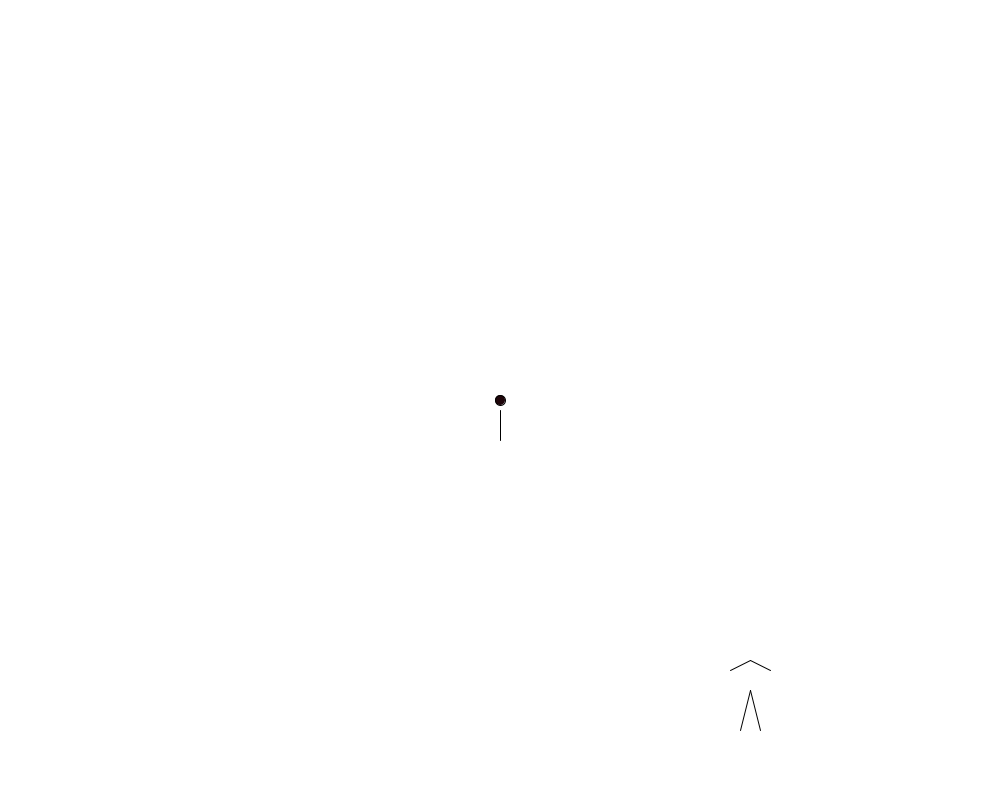
Frame 1 (no input)
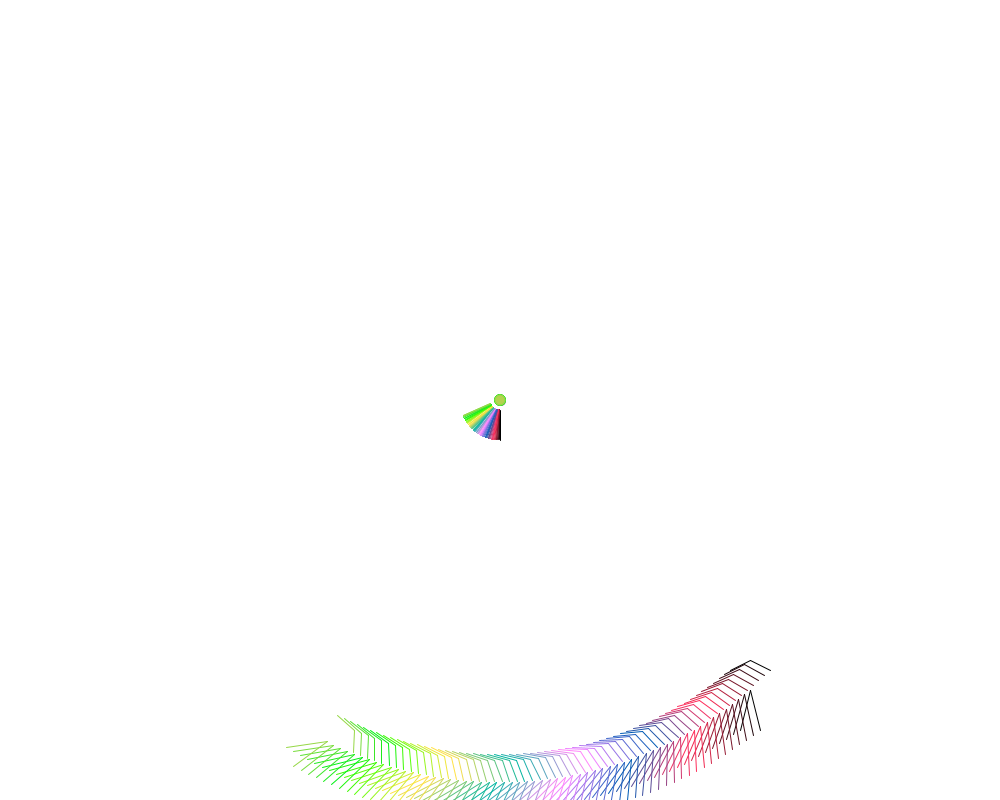
Frame 60 (the mouse pressed at the canvas centre just before this capture)
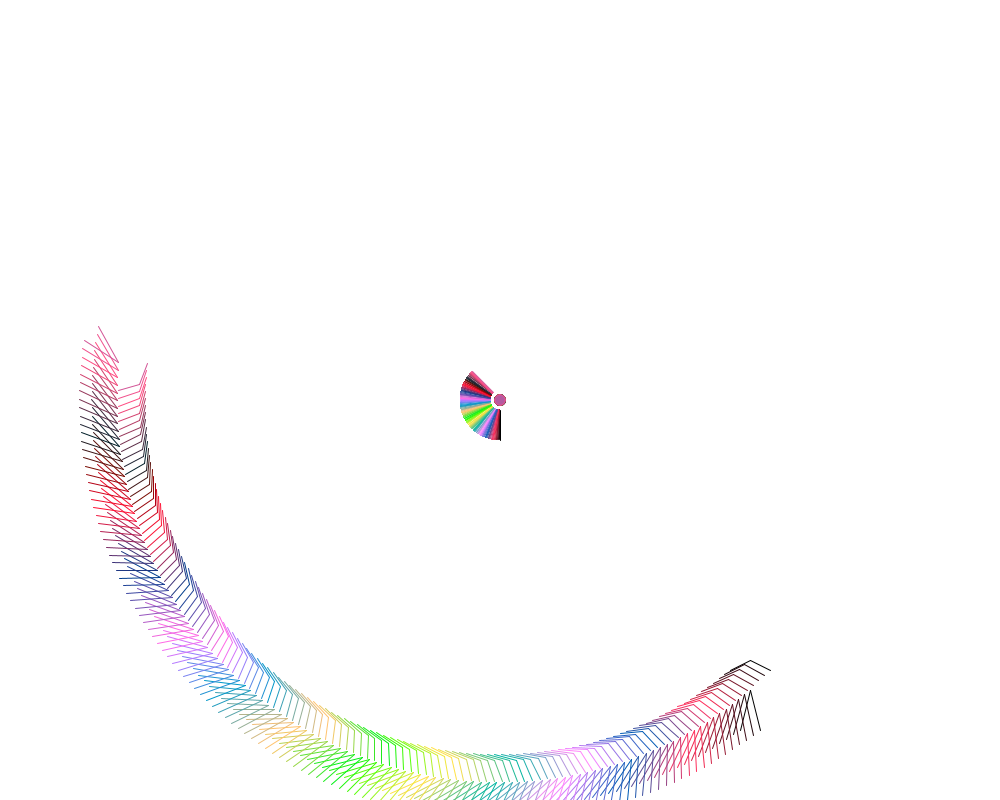
Frame 120 (the mouse held since frame 60 and released just before this capture)

The Processing sketch that drew these frames (run headless with seeded random() and noise(); from frame 60 on, the mouse is pressed at the canvas centre):

// Processing sketch: processing_112667
// ── processing_112667.pde

float a=0, s= 0.0, counter=0;
float r=0, g=0, b=0, r2=30, g2=5, b2=10;
boolean first=true;
void setup()
{
  size(1000, 800);
  background(255);
  //frameRate(1000000000);
}

void draw()
{
  stroke(r, g, b);
  r+=r2;
  g+=g2;
  b+=b2;
  if (r>=255)
    r2*=-1;
  if (g>=255)
    g2*=-1;
  if (b>=255)
    b2*=-1;
  if (r<=0)
    r2*=-1;
  if (g<=0)
    g2*=-1;
  if (b<=0)
    b2*=-1;
  if (counter>1260)
  {
    translate(width/2, height/2);
    rotate(a);
    scale(s);
    if (first)
      s-=.01;
    if (!first)
      s+=.01;
    if (s<-1)
      first=false;
    if (s>1)
      first=true;
  }
  pushMatrix();
  translate(width/2, height/2);
  rotate(a);
  fill(r,g,b);
  ellipse(0, 0, 10, 10);
  line(0, 10, 0, 40);
  line(250, 260, 270, 270);
  line(250, 260, 230, 270);
  line(250, 290, 260, 330);
  line(250, 290, 240, 330);
  popMatrix();
  if (counter>315)
  {
    pushMatrix();
    translate(width/2, height/2);
    rotate(a);
    fill(random(255), random(255), random(255));
    ellipse(0, 0, 20, 20);
    line(0, 10, 0, 80);
    line(220, 230, 240, 240);
    line(220, 230, 200, 240);
    line(220, 260, 230, 300);
    line(220, 260, 210, 300);
    line(0, -10, 0, -80);
    line(-220, -230, -240, -240);
    line(-220, -230, -200, -240);
    line(-220, -260, -230, -300);
    line(-220, -260, -210, -300);
    popMatrix();
  }
  if (counter>630)
  {
    pushMatrix();
    translate(width/2, height/2);
    rotate(a*counter);
    line(50, 0, random(100, 150), 0);
    if (random(100)>70)
    {
      line(50, 0, random(150, 250), 0);
    }
    scale(random(5));
    rectMode(CENTER);
    //noStroke();
    rect(0, 0, 30, 30);
    popMatrix();
  }
  a+=.02;
  counter++;
}
